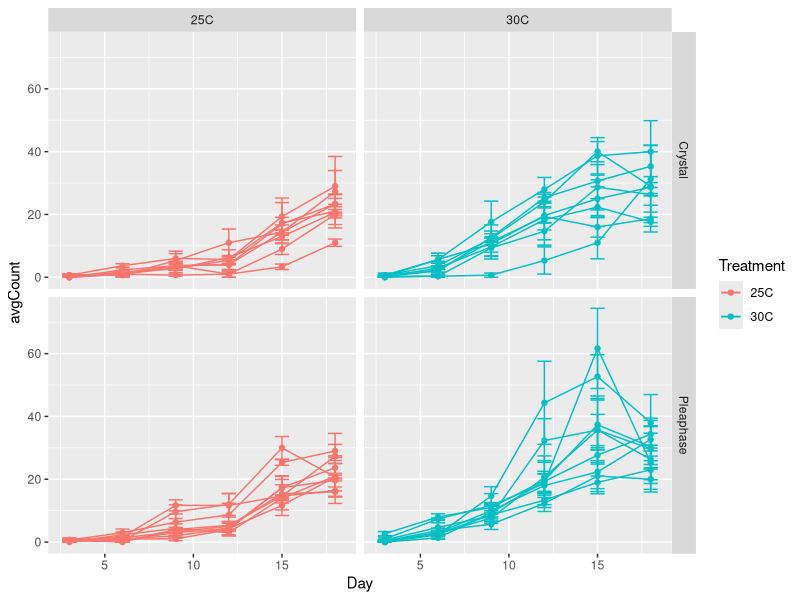

Recreate this plot in R.
## ---- chunk 1
knitr::opts_chunk$set(echo = TRUE)

library(tidyverse)
library(ggplot2)
## ---- chunk 2
data <- read.csv("../data/tempRes2.csv")

data$cloneID <- paste(data$Site, data$Leaf, data$Clone, sep="-")

data$Site <- as.factor(data$Site)
data$Leaf <- as.factor(data$Leaf)
data$Treatment <- as.factor(data$Treatment)
data$Clone <- as.factor(data$Clone)
data$cloneID <- as.factor(data$cloneID)
## ---- chunk 3
growthGraphData <- data %>%
  group_by(Day, Treatment, Site, Leaf, cloneID) %>%
  summarise(
    avgCount = mean(Count),
    SE = sd(Count)/sqrt(n())
  )

ggplot(growthGraphData, aes(x = Day, y = avgCount, color = Treatment, group = cloneID)) +
  geom_point() +
  geom_line() +
  geom_errorbar(aes(ymin = (avgCount - SE), ymax = (avgCount + SE), width = 0.8)) +
  facet_grid(Site~Treatment)

